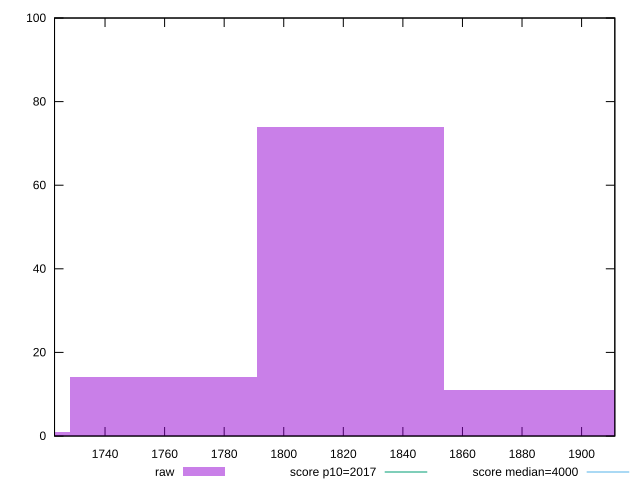

The gnuplot source for this figure:
reset

$raw <<EOF
1822.3903406419624 74
1885.2313868709957 11
1759.5492944129294 14
1696.708248183896 1
EOF

set key outside below
set boxwidth 62.84104622903319
set xrange [1723.044000000001:1911.156000000001]
set yrange [0:100]
set trange [0:100]
set style fill transparent solid 0.5 noborder

set parametric
set terminal svg size 640, 490 enhanced background rgb 'white'
set output "report_00018_2021-02-10T15-25-16.877Z/mainthread-work-breakdown/samples/pages/raw/histogram.svg"

plot $raw title "raw" with boxes, \
     2017,t title "score p10=2017", \
     4000,t title "score median=4000"

reset
